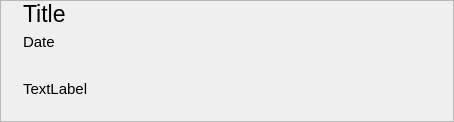
<?xml version="1.0" encoding="UTF-8"?>
<ui version="4.0">
 <class>Form</class>
 <widget class="QWidget" name="Form">
  <property name="geometry">
   <rect>
    <x>0</x>
    <y>0</y>
    <width>454</width>
    <height>122</height>
   </rect>
  </property>
  <property name="windowTitle">
   <string>Form</string>
  </property>
  <layout class="QGridLayout" name="gridLayout">
   <property name="sizeConstraint">
    <enum>QLayout::SetMinimumSize</enum>
   </property>
   <property name="leftMargin">
    <number>0</number>
   </property>
   <property name="topMargin">
    <number>0</number>
   </property>
   <property name="rightMargin">
    <number>0</number>
   </property>
   <property name="bottomMargin">
    <number>0</number>
   </property>
   <item row="0" column="0">
    <widget class="QFrame" name="frame">
     <property name="frameShape">
      <enum>QFrame::StyledPanel</enum>
     </property>
     <property name="frameShadow">
      <enum>QFrame::Raised</enum>
     </property>
     <layout class="QGridLayout" name="gridLayout_frame">
      <property name="sizeConstraint">
       <enum>QLayout::SetMinimumSize</enum>
      </property>
      <property name="topMargin">
       <number>0</number>
      </property>
      <property name="bottomMargin">
       <number>0</number>
      </property>
      <item row="0" column="1">
       <widget class="QLabel" name="label_title">
        <property name="sizePolicy">
         <sizepolicy hsizetype="Preferred" vsizetype="Minimum">
          <horstretch>0</horstretch>
          <verstretch>0</verstretch>
         </sizepolicy>
        </property>
        <property name="font">
         <font>
          <pointsize>17</pointsize>
          <weight>50</weight>
          <bold>false</bold>
         </font>
        </property>
        <property name="text">
         <string>Title</string>
        </property>
        <property name="textInteractionFlags">
         <set>Qt::LinksAccessibleByMouse|Qt::TextSelectableByMouse</set>
        </property>
       </widget>
      </item>
      <item row="3" column="1" colspan="3">
       <widget class="QLabel" name="label_message">
        <property name="sizePolicy">
         <sizepolicy hsizetype="Preferred" vsizetype="MinimumExpanding">
          <horstretch>0</horstretch>
          <verstretch>0</verstretch>
         </sizepolicy>
        </property>
        <property name="font">
         <font>
          <pointsize>11</pointsize>
         </font>
        </property>
        <property name="text">
         <string>TextLabel</string>
        </property>
        <property name="wordWrap">
         <bool>true</bool>
        </property>
        <property name="openExternalLinks">
         <bool>true</bool>
        </property>
        <property name="textInteractionFlags">
         <set>Qt::LinksAccessibleByMouse|Qt::TextSelectableByMouse</set>
        </property>
       </widget>
      </item>
      <item row="2" column="1">
       <widget class="QLabel" name="label_date">
        <property name="font">
         <font>
          <pointsize>11</pointsize>
         </font>
        </property>
        <property name="text">
         <string>Date</string>
        </property>
        <property name="textInteractionFlags">
         <set>Qt::LinksAccessibleByMouse|Qt::TextSelectableByMouse</set>
        </property>
       </widget>
      </item>
      <item row="0" column="3">
       <widget class="QPushButton" name="pb_delete">
        <property name="text">
         <string/>
        </property>
        <property name="flat">
         <bool>true</bool>
        </property>
       </widget>
      </item>
      <item row="0" column="2">
       <spacer name="horizontalSpacer">
        <property name="orientation">
         <enum>Qt::Horizontal</enum>
        </property>
        <property name="sizeHint" stdset="0">
         <size>
          <width>40</width>
          <height>20</height>
         </size>
        </property>
       </spacer>
      </item>
      <item row="0" column="0">
       <widget class="QLabel" name="label_image">
        <property name="text">
         <string/>
        </property>
       </widget>
      </item>
     </layout>
    </widget>
   </item>
  </layout>
 </widget>
 <resources/>
 <connections/>
</ui>
